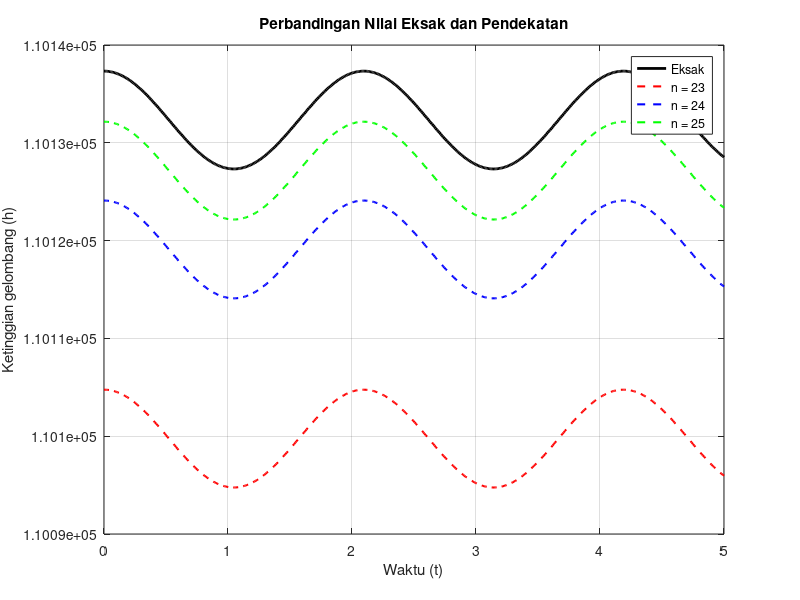

This figure's MATLAB source:
%L0325025_FIRLISYAWALA

function Kasus1
    clc;
    clear;
    close all;

    % Parameter
    lambda = 12;
    v = 36;
    x = 10;
    h0 = 5;
    t = linspace(0,5,500);
    n = [23 24 25];

    % Menghitung nilai eksak
    h_eksak = hitungNilaiEksak(t, lambda, v, x, h0);

    % Menghitung nilai pendekatan dan galat
    for k = 1:length(n)
        h_approx = hitungPendekatan(t, lambda, v, x, h0, n(k));

        galat = abs(h_eksak - h_approx);
        galat_rerata(k) = mean(galat);

        fprintf('n = %d\n', n(k));
        fprintf('Rerata galat = %.6f\n\n', galat_rerata(k));
    end

    % Menampilkan grafik
    tampilkanHasil(t, h_eksak, lambda, v, x, h0, n);
end

function h = hitungNilaiEksak(t, lambda, v, x, h0)
    h = h0 * (cos(t*v/lambda) + exp(x));
end

function h = hitungPendekatan(t, lambda, v, x, h0, n)
    deret_cos = zeros(size(t));
    deret_exp = 0;

    for i = 0:n-1
        deret_cos = deret_cos + ...
            ((-1)^i .* (t*v/lambda).^(2*i)) ./ factorial(2*i);

        deret_exp = deret_exp + x^i/factorial(i);
    end

    h = h0 * (deret_cos + deret_exp);
end

function tampilkanHasil(t, h_eksak, lambda, v, x, h0, n)
    figure;
    plot(t, h_eksak, 'k', 'LineWidth', 2);
    hold on;

    warna = {'r--', 'b--', 'g--'};

    for k = 1:length(n)
        h = hitungPendekatan(t, lambda, v, x, h0, n(k));
        plot(t, h, warna{k}, 'LineWidth', 1.5);
    end

    grid on;
    xlabel('Waktu (t)');
    ylabel('Ketinggian gelombang (h)');
    title('Perbandingan Nilai Eksak dan Pendekatan');
    legend('Eksak', 'n = 23', 'n = 24', 'n = 25', ...
        'Location', 'best');
    hold off;
end
